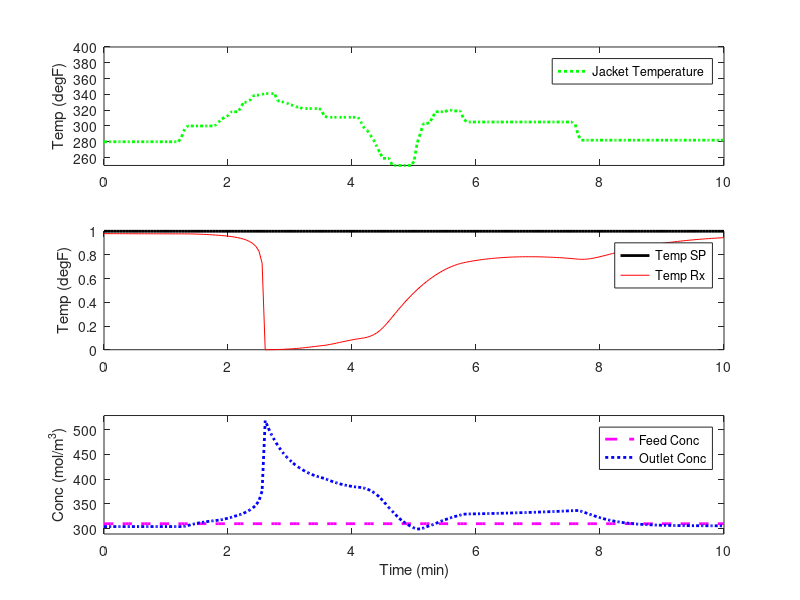

Source code (MATLAB):
load data.mat

time  = cstr(1,:);
temp_sp = cstr(2,:);
temp_jacket = cstr(3,:);
inlet_flow  = cstr(4,:);
feed_conc = cstr(5,:);
feed_temp = cstr(6,:);
temp = cstr(7,:);
conc = cstr(8,:);

figure(1)
hold off

subplot(3,1,1)
hold off
plot(time,temp_jacket,'g:','LineWidth',2)
hold on
legend('Jacket Temperature');
axis([min(time) max(time) 250 400]);
ylabel('Temp (degF)')

subplot(3,1,2)
hold off
plot(time,feed_conc,'k-','LineWidth',2)
hold on
plot(time,conc,'r-')
legend('Temp SP','Temp Rx')
axis([min(time) max(time) 0 1]);
ylabel('Temp (degF)')

subplot(3,1,3)
hold off
plot(time,temp_sp,'m--','LineWidth',2)
hold on
plot(time,temp,'b:','LineWidth',2)
legend('Feed Conc','Outlet Conc')
axis([min(time) max(time) ...
    min(min(temp),min(temp_sp))-10 ...
    max(max(temp),max(temp_sp))+10]);
ylabel('Conc (mol/m^3)')
xlabel('Time (min)')


% save data to text file
data = cstr';

save -ascii 'data.txt' data